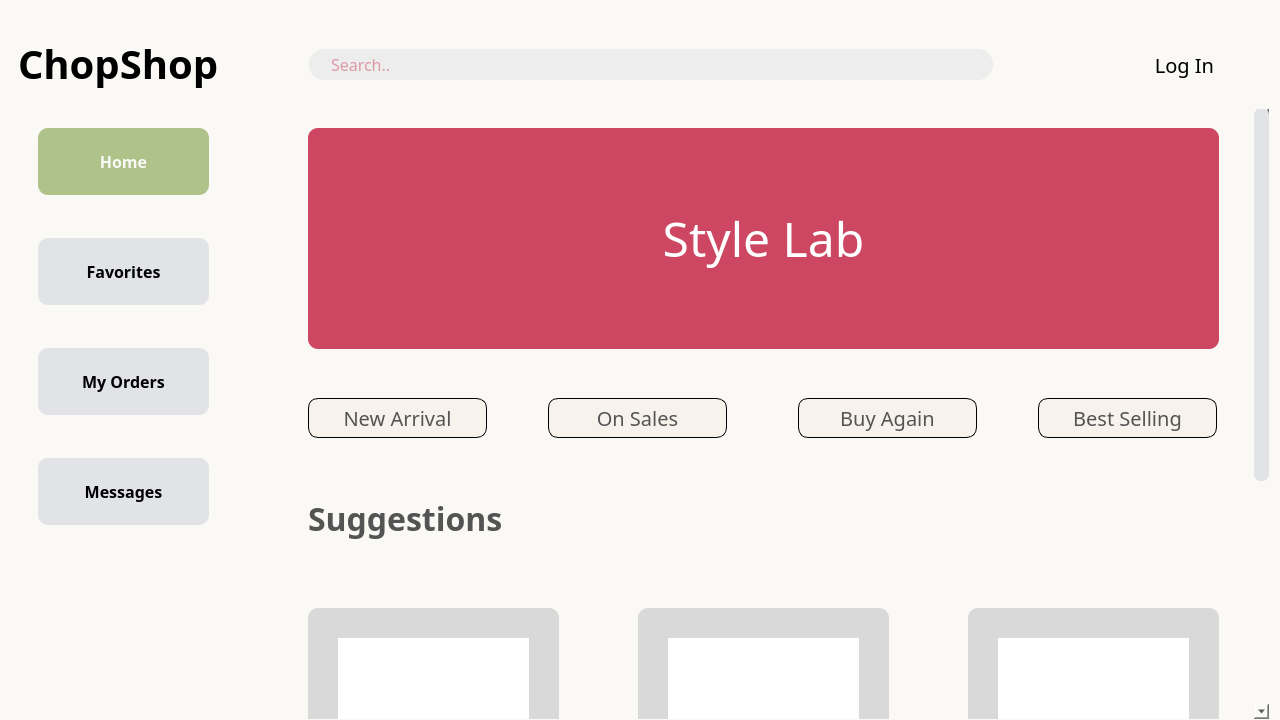
<?xml version="1.0" encoding="UTF-8"?>
<ui version="4.0">
 <class>Main</class>
 <widget class="QWidget" name="Main">
  <property name="geometry">
   <rect>
    <x>0</x>
    <y>0</y>
    <width>1280</width>
    <height>720</height>
   </rect>
  </property>
  <property name="windowTitle">
   <string>Form</string>
  </property>
  <property name="styleSheet">
   <string notr="true">background-color: #FAF9F6;</string>
  </property>
  <widget class="QStackedWidget" name="stackedWidget">
   <property name="geometry">
    <rect>
     <x>-1</x>
     <y>-1</y>
     <width>1281</width>
     <height>721</height>
    </rect>
   </property>
   <widget class="QWidget" name="main">
    <widget class="QWidget" name="gridLayoutWidget">
     <property name="geometry">
      <rect>
       <x>-1</x>
       <y>-1</y>
       <width>251</width>
       <height>721</height>
      </rect>
     </property>
     <layout class="QGridLayout" name="gridLayout_2">
      <item row="0" column="0">
       <widget class="QWidget" name="menu" native="true">
        <property name="cursor">
         <cursorShape>ArrowCursor</cursorShape>
        </property>
        <property name="styleSheet">
         <string notr="true">background-color: #FAF9F6;</string>
        </property>
        <widget class="QLabel" name="Logolabel_4">
         <property name="geometry">
          <rect>
           <x>20</x>
           <y>40</y>
           <width>211</width>
           <height>51</height>
          </rect>
         </property>
         <property name="styleSheet">
          <string notr="true">font-family: Supermercado;
                font-size: 40px;
                font-weight: 700;
                line-height: normalpx;
                text-align: center;
                color: #000000;</string>
         </property>
         <property name="text">
          <string>ChopShop</string>
         </property>
        </widget>
        <widget class="QPushButton" name="homebutton_4">
         <property name="geometry">
          <rect>
           <x>40</x>
           <y>130</y>
           <width>171</width>
           <height>67</height>
          </rect>
         </property>
         <property name="styleSheet">
          <string notr="true">QPushButton{
	color: #FAF9F6;
                font-family: Suwannaphum;
                font-size: 16px;
                font-style: normal;
                font-weight: 600;
                line-height: normal;
                background-color: #AEC289;
                border-radius: 10px;
}
QPushButton:hover {
                background-color: #F4DBDB;
                color: black;
            }
</string>
         </property>
         <property name="text">
          <string>Home</string>
         </property>
         <property name="checkable">
          <bool>true</bool>
         </property>
         <property name="autoExclusive">
          <bool>true</bool>
         </property>
        </widget>
        <widget class="QPushButton" name="favbutton_4">
         <property name="geometry">
          <rect>
           <x>40</x>
           <y>240</y>
           <width>171</width>
           <height>67</height>
          </rect>
         </property>
         <property name="styleSheet">
          <string notr="true">QPushButton{
	color: #000;
                font-family: Suwannaphum;
                font-size: 16px;
                font-style: normal;
                font-weight: 600;
                line-height: normal;
                background-color: #E1E3E7;
                border-radius: 10px;
}
QPushButton:hover {
                background-color: #F4DBDB;
                color: black;
            }</string>
         </property>
         <property name="text">
          <string>Favorites</string>
         </property>
         <property name="checkable">
          <bool>true</bool>
         </property>
         <property name="autoExclusive">
          <bool>true</bool>
         </property>
        </widget>
        <widget class="QPushButton" name="orderbutton_4">
         <property name="geometry">
          <rect>
           <x>40</x>
           <y>350</y>
           <width>171</width>
           <height>67</height>
          </rect>
         </property>
         <property name="styleSheet">
          <string notr="true">QPushButton{
	color: #000;
                font-family: Suwannaphum;
                font-size: 16px;
                font-style: normal;
                font-weight: 700;
                line-height: normal;
                background-color: #E1E3E7;
                border-radius: 10px;
}
QPushButton:hover {
                background-color: #F4DBDB;
                color: black;
            }</string>
         </property>
         <property name="text">
          <string>My Orders</string>
         </property>
         <property name="checkable">
          <bool>true</bool>
         </property>
         <property name="autoExclusive">
          <bool>true</bool>
         </property>
        </widget>
        <widget class="QPushButton" name="messbutton_4">
         <property name="geometry">
          <rect>
           <x>40</x>
           <y>460</y>
           <width>171</width>
           <height>67</height>
          </rect>
         </property>
         <property name="styleSheet">
          <string notr="true">QPushButton{
	color: #000;
                font-family: Suwannaphum;
                font-size: 16px;
                font-style: normal;
                font-weight: 600;
                line-height: normal;
                background-color: #E1E3E7;
                border-radius: 10px;
}
QPushButton:hover {
                background-color: #F4DBDB;
                color: black;
            }</string>
         </property>
         <property name="text">
          <string>Messages</string>
         </property>
         <property name="checkable">
          <bool>true</bool>
         </property>
         <property name="autoExclusive">
          <bool>true</bool>
         </property>
        </widget>
        <widget class="QPushButton" name="settingbutton_4">
         <property name="geometry">
          <rect>
           <x>70</x>
           <y>630</y>
           <width>41</width>
           <height>41</height>
          </rect>
         </property>
         <property name="cursor">
          <cursorShape>PointingHandCursor</cursorShape>
         </property>
         <property name="styleSheet">
          <string notr="true">border: none;</string>
         </property>
         <property name="text">
          <string/>
         </property>
         <property name="icon">
          <iconset>
           <normaloff>../../assets/images/newres/settings.png</normaloff>../../assets/images/newres/settings.png</iconset>
         </property>
         <property name="iconSize">
          <size>
           <width>30</width>
           <height>30</height>
          </size>
         </property>
        </widget>
        <widget class="QPushButton" name="exitbutton_4">
         <property name="geometry">
          <rect>
           <x>140</x>
           <y>630</y>
           <width>41</width>
           <height>41</height>
          </rect>
         </property>
         <property name="cursor">
          <cursorShape>PointingHandCursor</cursorShape>
         </property>
         <property name="styleSheet">
          <string notr="true">image: url(://assets/newres/exitbutton.png);
border: none;</string>
         </property>
         <property name="text">
          <string/>
         </property>
         <property name="icon">
          <iconset>
           <normaloff>../../assets/images/newres/exitbutton.png</normaloff>../../assets/images/newres/exitbutton.png</iconset>
         </property>
         <property name="iconSize">
          <size>
           <width>27</width>
           <height>27</height>
          </size>
         </property>
         <property name="flat">
          <bool>false</bool>
         </property>
        </widget>
       </widget>
      </item>
     </layout>
    </widget>
    <widget class="QWidget" name="searchcontainer" native="true">
     <property name="geometry">
      <rect>
       <x>250</x>
       <y>0</y>
       <width>1031</width>
       <height>109</height>
      </rect>
     </property>
     <property name="styleSheet">
      <string notr="true">background-color: #FAF9F6;</string>
     </property>
     <widget class="QLineEdit" name="searchbox_4">
      <property name="geometry">
       <rect>
        <x>60</x>
        <y>50</y>
        <width>684</width>
        <height>31</height>
       </rect>
      </property>
      <property name="styleSheet">
       <string notr="true">				border-radius: 15px;
                background-color: #EDEDED;
                color: #CD4662;
                font-family: Suwannaphum;
                font-size: 16px;
                font-style: normal;
                font-weight: 400;
                line-height: normal;
				padding-left: 20px;
</string>
      </property>
      <property name="placeholderText">
       <string>Search..</string>
      </property>
     </widget>
     <widget class="QPushButton" name="profilebutton_7">
      <property name="geometry">
       <rect>
        <x>1292</x>
        <y>78</y>
        <width>68</width>
        <height>48</height>
       </rect>
      </property>
      <property name="styleSheet">
       <string notr="true">image: url(:/pic/images/profile.png);
border: none;</string>
      </property>
      <property name="text">
       <string/>
      </property>
     </widget>
     <widget class="QPushButton" name="cartbutton_7">
      <property name="geometry">
       <rect>
        <x>1186</x>
        <y>78</y>
        <width>68</width>
        <height>48</height>
       </rect>
      </property>
      <property name="styleSheet">
       <string notr="true">image: url(:/pic/images/cart.png);
border: none;</string>
      </property>
      <property name="text">
       <string/>
      </property>
     </widget>
     <widget class="QPushButton" name="signinsignoutbutton_4">
      <property name="geometry">
       <rect>
        <x>900</x>
        <y>50</y>
        <width>71</width>
        <height>31</height>
       </rect>
      </property>
      <property name="styleSheet">
       <string notr="true">color: #000;
                text-align: center;
                font-family: Suwannaphum;
                font-size: 20px;
                font-style: normal;
                font-weight: 400;
                line-height: normal;
                border: none;
				text-align: center;</string>
      </property>
      <property name="text">
       <string>Log In</string>
      </property>
     </widget>
     <widget class="QPushButton" name="cartbutton_8">
      <property name="geometry">
       <rect>
        <x>770</x>
        <y>50</y>
        <width>34</width>
        <height>31</height>
       </rect>
      </property>
      <property name="styleSheet">
       <string notr="true">border: none;</string>
      </property>
      <property name="text">
       <string/>
      </property>
      <property name="icon">
       <iconset>
        <normaloff>../../assets/images/newres/cart.png</normaloff>../../assets/images/newres/cart.png</iconset>
      </property>
      <property name="iconSize">
       <size>
        <width>34</width>
        <height>31</height>
       </size>
      </property>
     </widget>
     <widget class="QPushButton" name="profilebutton_8">
      <property name="geometry">
       <rect>
        <x>840</x>
        <y>50</y>
        <width>31</width>
        <height>31</height>
       </rect>
      </property>
      <property name="styleSheet">
       <string notr="true">border: none;</string>
      </property>
      <property name="text">
       <string/>
      </property>
      <property name="icon">
       <iconset>
        <normaloff>../../assets/images/newres/profile.png</normaloff>../../assets/images/newres/profile.png</iconset>
      </property>
      <property name="iconSize">
       <size>
        <width>31</width>
        <height>31</height>
       </size>
      </property>
     </widget>
    </widget>
    <widget class="QStackedWidget" name="stackedWidget_main">
     <property name="geometry">
      <rect>
       <x>250</x>
       <y>110</y>
       <width>1031</width>
       <height>611</height>
      </rect>
     </property>
     <widget class="QWidget" name="homepage">
      <widget class="QScrollArea" name="scrollArea_homepage">
       <property name="geometry">
        <rect>
         <x>-1</x>
         <y>-1</y>
         <width>1021</width>
         <height>611</height>
        </rect>
       </property>
       <property name="styleSheet">
        <string notr="true">QScrollArea {
	border: none;
}

QScrollBar:vertical {
	border: none;
	background-color: #FAF9F6;
	width: 15px;
	border-radius: 7px;
}

QScrollBar::handle:vertical {
	background-color: #E1E3E7;
	border-radius: 7px;
	min-height: 30px;
}

QScrollBar::handle:vertical:hover {
	background-color: #F4DBDB;
}</string>
       </property>
       <property name="widgetResizable">
        <bool>true</bool>
       </property>
       <widget class="QWidget" name="scrollAreaWidgetContents">
        <property name="geometry">
         <rect>
          <x>0</x>
          <y>0</y>
          <width>1004</width>
          <height>1000</height>
         </rect>
        </property>
        <property name="minimumSize">
         <size>
          <width>0</width>
          <height>1000</height>
         </size>
        </property>
        <widget class="QFrame" name="frame">
         <property name="geometry">
          <rect>
           <x>0</x>
           <y>0</y>
           <width>1031</width>
           <height>1000</height>
          </rect>
         </property>
         <property name="minimumSize">
          <size>
           <width>0</width>
           <height>1000</height>
          </size>
         </property>
         <property name="frameShape">
          <enum>QFrame::StyledPanel</enum>
         </property>
         <property name="frameShadow">
          <enum>QFrame::Raised</enum>
         </property>
         <widget class="QPushButton" name="stylelabbutton">
          <property name="geometry">
           <rect>
            <x>60</x>
            <y>20</y>
            <width>911</width>
            <height>221</height>
           </rect>
          </property>
          <property name="styleSheet">
           <string notr="true">color: #FFF;
                text-align: center;
                font-family: Supermercado;
                font-size: 48px;
                font-style: normal;
                font-weight: 400;
                line-height: normal;
                border-radius: 10px;
                background-color: #CD4662;</string>
          </property>
          <property name="text">
           <string>Style Lab</string>
          </property>
         </widget>
         <widget class="QPushButton" name="newarrivalbutton">
          <property name="geometry">
           <rect>
            <x>60</x>
            <y>290</y>
            <width>179</width>
            <height>40</height>
           </rect>
          </property>
          <property name="styleSheet">
           <string notr="true">border-radius: 10px;
                border: 1px solid #000;
                opacity: 0.1;
                background-color: #F7F2EB;
                color: #545454;
                text-align: center;
                font-family: Suwannaphum;
                font-size: 20px;
                font-style: normal;
                font-weight: 400;
                line-height: normal;</string>
          </property>
          <property name="text">
           <string>New Arrival</string>
          </property>
          <property name="icon">
           <iconset>
            <normaloff>../../assets/images/newres/newarrival.png</normaloff>../../assets/images/newres/newarrival.png</iconset>
          </property>
          <property name="iconSize">
           <size>
            <width>17</width>
            <height>18</height>
           </size>
          </property>
         </widget>
         <widget class="QPushButton" name="newarrivalbutton_2">
          <property name="geometry">
           <rect>
            <x>300</x>
            <y>290</y>
            <width>179</width>
            <height>40</height>
           </rect>
          </property>
          <property name="styleSheet">
           <string notr="true">border-radius: 10px;
                border: 1px solid #000;
                opacity: 0.1;
                background-color: #F7F2EB;
                color: #545454;
                text-align: center;
                font-family: Suwannaphum;
                font-size: 20px;
                font-style: normal;
                font-weight: 400;
                line-height: normal;</string>
          </property>
          <property name="text">
           <string>On Sales</string>
          </property>
          <property name="icon">
           <iconset>
            <normaloff>../../assets/images/newres/onsales.png</normaloff>../../assets/images/newres/onsales.png</iconset>
          </property>
          <property name="iconSize">
           <size>
            <width>22</width>
            <height>22</height>
           </size>
          </property>
         </widget>
         <widget class="QPushButton" name="newarrivalbutton_3">
          <property name="geometry">
           <rect>
            <x>550</x>
            <y>290</y>
            <width>179</width>
            <height>40</height>
           </rect>
          </property>
          <property name="styleSheet">
           <string notr="true">border-radius: 10px;
                border: 1px solid #000;
                opacity: 0.1;
                background-color: #F7F2EB;
                color: #545454;
                text-align: center;
                font-family: Suwannaphum;
                font-size: 20px;
                font-style: normal;
                font-weight: 400;
                line-height: normal;</string>
          </property>
          <property name="text">
           <string>Buy Again</string>
          </property>
          <property name="icon">
           <iconset>
            <normaloff>../../assets/images/newres/buyagain.png</normaloff>../../assets/images/newres/buyagain.png</iconset>
          </property>
          <property name="iconSize">
           <size>
            <width>18</width>
            <height>18</height>
           </size>
          </property>
         </widget>
         <widget class="QPushButton" name="newarrivalbutton_4">
          <property name="geometry">
           <rect>
            <x>790</x>
            <y>290</y>
            <width>179</width>
            <height>40</height>
           </rect>
          </property>
          <property name="styleSheet">
           <string notr="true">border-radius: 10px;
                border: 1px solid #000;
                opacity: 0.1;
                background-color: #F7F2EB;
                color: #545454;
                text-align: center;
                font-family: Suwannaphum;
                font-size: 20px;
                font-style: normal;
                font-weight: 400;
                line-height: normal;</string>
          </property>
          <property name="text">
           <string>Best Selling</string>
          </property>
          <property name="icon">
           <iconset>
            <normaloff>../../assets/images/newres/bestselling.png</normaloff>../../assets/images/newres/bestselling.png</iconset>
          </property>
          <property name="iconSize">
           <size>
            <width>18</width>
            <height>20</height>
           </size>
          </property>
         </widget>
         <widget class="QLabel" name="suggestlabel">
          <property name="geometry">
           <rect>
            <x>60</x>
            <y>390</y>
            <width>201</width>
            <height>41</height>
           </rect>
          </property>
          <property name="styleSheet">
           <string notr="true">color: #545454;
                text-align: center;
                font-family: Suwannaphum;
                font-size: 32px;
                font-style: normal;
                font-weight: 700;
                line-height: normal;</string>
          </property>
          <property name="text">
           <string>Suggestions</string>
          </property>
         </widget>
         <widget class="QWidget" name="product_1" native="true">
          <property name="geometry">
           <rect>
            <x>60</x>
            <y>500</y>
            <width>251</width>
            <height>320</height>
           </rect>
          </property>
          <property name="styleSheet">
           <string notr="true">border-radius: 10px;
                background: #D9D9D9;</string>
          </property>
          <widget class="QPushButton" name="picproduct1_3">
           <property name="geometry">
            <rect>
             <x>30</x>
             <y>30</y>
             <width>191</width>
             <height>188</height>
            </rect>
           </property>
           <property name="styleSheet">
            <string notr="true">background-color: #FFF;
border-radius: 0px;</string>
           </property>
           <property name="text">
            <string/>
           </property>
          </widget>
         </widget>
         <widget class="QWidget" name="product_2" native="true">
          <property name="geometry">
           <rect>
            <x>720</x>
            <y>500</y>
            <width>251</width>
            <height>320</height>
           </rect>
          </property>
          <property name="styleSheet">
           <string notr="true">border-radius: 10px;
                background: #D9D9D9;</string>
          </property>
          <widget class="QPushButton" name="picproduct1_4">
           <property name="geometry">
            <rect>
             <x>30</x>
             <y>30</y>
             <width>191</width>
             <height>188</height>
            </rect>
           </property>
           <property name="styleSheet">
            <string notr="true">background-color: #FFF;
border-radius: 0px;</string>
           </property>
           <property name="text">
            <string/>
           </property>
          </widget>
         </widget>
         <widget class="QWidget" name="product_3" native="true">
          <property name="geometry">
           <rect>
            <x>390</x>
            <y>500</y>
            <width>251</width>
            <height>320</height>
           </rect>
          </property>
          <property name="styleSheet">
           <string notr="true">border-radius: 10px;
                background: #D9D9D9;</string>
          </property>
          <widget class="QPushButton" name="picproduct1_5">
           <property name="geometry">
            <rect>
             <x>30</x>
             <y>30</y>
             <width>191</width>
             <height>188</height>
            </rect>
           </property>
           <property name="styleSheet">
            <string notr="true">background-color: #FFF;
border-radius: 0px;</string>
           </property>
           <property name="text">
            <string/>
           </property>
          </widget>
         </widget>
         <widget class="QWidget" name="product_6" native="true">
          <property name="geometry">
           <rect>
            <x>720</x>
            <y>900</y>
            <width>251</width>
            <height>320</height>
           </rect>
          </property>
          <property name="styleSheet">
           <string notr="true">border-radius: 10px;
                background: #D9D9D9;</string>
          </property>
          <widget class="QPushButton" name="picproduct1_11">
           <property name="geometry">
            <rect>
             <x>30</x>
             <y>30</y>
             <width>191</width>
             <height>188</height>
            </rect>
           </property>
           <property name="styleSheet">
            <string notr="true">background-color: #FFF;
border-radius: 0px;</string>
           </property>
           <property name="text">
            <string/>
           </property>
          </widget>
         </widget>
         <widget class="QWidget" name="product_5" native="true">
          <property name="geometry">
           <rect>
            <x>60</x>
            <y>900</y>
            <width>251</width>
            <height>320</height>
           </rect>
          </property>
          <property name="styleSheet">
           <string notr="true">border-radius: 10px;
                background: #D9D9D9;</string>
          </property>
          <widget class="QPushButton" name="picproduct1_10">
           <property name="geometry">
            <rect>
             <x>30</x>
             <y>30</y>
             <width>191</width>
             <height>188</height>
            </rect>
           </property>
           <property name="styleSheet">
            <string notr="true">background-color: #FFF;
border-radius: 0px;</string>
           </property>
           <property name="text">
            <string/>
           </property>
          </widget>
         </widget>
         <widget class="QWidget" name="product_4" native="true">
          <property name="geometry">
           <rect>
            <x>390</x>
            <y>900</y>
            <width>251</width>
            <height>320</height>
           </rect>
          </property>
          <property name="styleSheet">
           <string notr="true">border-radius: 10px;
                background: #D9D9D9;</string>
          </property>
          <widget class="QPushButton" name="picproduct1_9">
           <property name="geometry">
            <rect>
             <x>30</x>
             <y>30</y>
             <width>191</width>
             <height>188</height>
            </rect>
           </property>
           <property name="styleSheet">
            <string notr="true">background-color: #FFF;
border-radius: 0px;</string>
           </property>
           <property name="text">
            <string/>
           </property>
          </widget>
         </widget>
        </widget>
       </widget>
      </widget>
     </widget>
     <widget class="QWidget" name="favpage">
      <property name="styleSheet">
       <string notr="true">favpage</string>
      </property>
     </widget>
    </widget>
   </widget>
   <widget class="QWidget" name="userprofile"/>
  </widget>
 </widget>
 <resources/>
 <connections/>
</ui>
